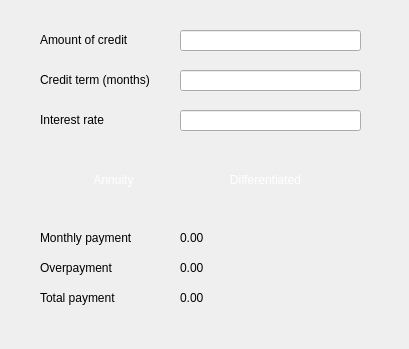
    <widget class="QWidget" name="tab_3">
     <attribute name="title">
      <string> Credit </string>
     </attribute>
     <widget class="QLineEdit" name="amount_credit">
      <property name="geometry">
       <rect>
        <x>180</x>
        <y>30</y>
        <width>181</width>
        <height>21</height>
       </rect>
      </property>
      <property name="focusPolicy">
       <enum>Qt::ClickFocus</enum>
      </property>
      <property name="styleSheet">
       <string notr="true">QLineEdit{
color:black;
}</string>
      </property>
     </widget>
     <widget class="QLineEdit" name="credit_term">
      <property name="geometry">
       <rect>
        <x>180</x>
        <y>70</y>
        <width>181</width>
        <height>21</height>
       </rect>
      </property>
      <property name="focusPolicy">
       <enum>Qt::ClickFocus</enum>
      </property>
      <property name="styleSheet">
       <string notr="true">QLineEdit{
color:black;
}</string>
      </property>
      <property name="text">
       <string/>
      </property>
     </widget>
     <widget class="QLineEdit" name="interest_rate">
      <property name="geometry">
       <rect>
        <x>180</x>
        <y>110</y>
        <width>181</width>
        <height>21</height>
       </rect>
      </property>
      <property name="focusPolicy">
       <enum>Qt::ClickFocus</enum>
      </property>
      <property name="styleSheet">
       <string notr="true">QLineEdit{
color:black;
}</string>
      </property>
     </widget>
     <widget class="QLabel" name="label_2">
      <property name="geometry">
       <rect>
        <x>40</x>
        <y>30</y>
        <width>121</width>
        <height>20</height>
       </rect>
      </property>
      <property name="styleSheet">
       <string notr="true">color:black;</string>
      </property>
      <property name="text">
       <string>Amount of credit</string>
      </property>
     </widget>
     <widget class="QLabel" name="label_3">
      <property name="geometry">
       <rect>
        <x>40</x>
        <y>70</y>
        <width>131</width>
        <height>20</height>
       </rect>
      </property>
      <property name="styleSheet">
       <string notr="true">color: black;</string>
      </property>
      <property name="text">
       <string>Credit term (months)</string>
      </property>
     </widget>
     <widget class="QLabel" name="label_4">
      <property name="geometry">
       <rect>
        <x>40</x>
        <y>110</y>
        <width>121</width>
        <height>20</height>
       </rect>
      </property>
      <property name="styleSheet">
       <string notr="true">color: black;</string>
      </property>
      <property name="text">
       <string>Interest rate</string>
      </property>
     </widget>
     <widget class="QPushButton" name="annuity">
      <property name="geometry">
       <rect>
        <x>58</x>
        <y>170</y>
        <width>111</width>
        <height>20</height>
       </rect>
      </property>
      <property name="styleSheet">
       <string notr="true">QPushButton {
background-color: QLinearGradient(x1: 0, y1: 0, 
                            							x2: 1, y2: 0.2, 
                            stop: 0   rgba(255, 80, 135, 255), 
                            stop: 0.5 rgba(192, 106, 194, 255), 
                            stop: 1   rgba(102, 128, 255, 255));
border-radius: 6px;
color: white;
}</string>
      </property>
      <property name="text">
       <string>Annuity</string>
      </property>
     </widget>
     <widget class="QPushButton" name="differentiated">
      <property name="geometry">
       <rect>
        <x>210</x>
        <y>170</y>
        <width>111</width>
        <height>20</height>
       </rect>
      </property>
      <property name="styleSheet">
       <string notr="true">QPushButton {
background-color: QLinearGradient(x1: 0, y1: 0, 
                            							x2: 1, y2: 0.2, 
                            stop: 0   rgba(255, 80, 135, 255), 
                            stop: 0.5 rgba(192, 106, 194, 255), 
                            stop: 1   rgba(102, 128, 255, 255));
border-radius: 6px;
color: white;
}</string>
      </property>
      <property name="text">
       <string>Differentiated</string>
      </property>
     </widget>
     <widget class="QLabel" name="label_5">
      <property name="geometry">
       <rect>
        <x>40</x>
        <y>230</y>
        <width>111</width>
        <height>16</height>
       </rect>
      </property>
      <property name="styleSheet">
       <string notr="true">color: black;</string>
      </property>
      <property name="text">
       <string>Monthly payment</string>
      </property>
     </widget>
     <widget class="QLabel" name="label_6">
      <property name="geometry">
       <rect>
        <x>40</x>
        <y>260</y>
        <width>91</width>
        <height>16</height>
       </rect>
      </property>
      <property name="styleSheet">
       <string notr="true">color: black;</string>
      </property>
      <property name="text">
       <string>Overpayment</string>
      </property>
     </widget>
     <widget class="QLabel" name="label_7">
      <property name="geometry">
       <rect>
        <x>40</x>
        <y>290</y>
        <width>91</width>
        <height>16</height>
       </rect>
      </property>
      <property name="styleSheet">
       <string notr="true">color: black;</string>
      </property>
      <property name="text">
       <string>Total payment</string>
      </property>
     </widget>
     <widget class="QLabel" name="over_payment">
      <property name="geometry">
       <rect>
        <x>180</x>
        <y>260</y>
        <width>200</width>
        <height>16</height>
       </rect>
      </property>
      <property name="styleSheet">
       <string notr="true">QLabel {
color:black;
}</string>
      </property>
      <property name="text">
       <string>0.00</string>
      </property>
     </widget>
     <widget class="QLabel" name="mon_payment">
      <property name="geometry">
       <rect>
        <x>180</x>
        <y>230</y>
        <width>200</width>
        <height>16</height>
       </rect>
      </property>
      <property name="styleSheet">
       <string notr="true">QLabel {
color:black;
}</string>
      </property>
      <property name="text">
       <string>0.00</string>
      </property>
     </widget>
     <widget class="QLabel" name="total_payment">
      <property name="geometry">
       <rect>
        <x>180</x>
        <y>290</y>
        <width>200</width>
        <height>16</height>
       </rect>
      </property>
      <property name="styleSheet">
       <string notr="true">QLabel {
color:black;
}</string>
      </property>
      <property name="text">
       <string>0.00</string>
      </property>
     </widget>
     <widget class="QLabel" name="err_label">
      <property name="geometry">
       <rect>
        <x>10</x>
        <y>320</y>
        <width>390</width>
        <height>20</height>
       </rect>
      </property>
      <property name="styleSheet">
       <string notr="true">QLabel {
color:black;
}</string>
      </property>
      <property name="text">
       <string/>
      </property>
      <property name="alignment">
       <set>Qt::AlignCenter</set>
      </property>
     </widget>
    </widget>
